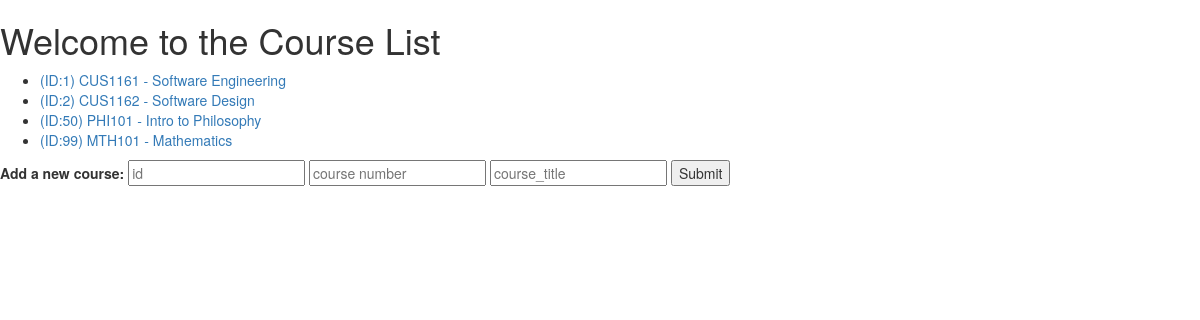
The page / on the database its author committed.
### models.py (models this page shows)
class Course(db.Model):
    __tablename__ = 'course'
    id = db.Column(db.Integer, primary_key=True)
    course_number = db.Column(db.String)
    course_title = db.Column(db.String)
    students = db.relationship('RegisteredStudent', secondary='link')

### app.py (the view)
@app.route("/")
def index():
    courses = Course.query.all()
    return render_template('index.html', courses=courses)

### templates/index.html (shortened to what this page needs)
{% extends "layout.html" %}
{% block body %}
<h1>Welcome to the Course List</h1>
<ul>
    {% for course in courses %}
    <li><a href="{{ url_for('register_student', course_id=course.id) }}">(ID:{{ course.id }}) {{ course.course_number }} - {{ course.course_title }}</a></li>
    {% endfor %}
</ul>
<form action="{{ url_for('add_course') }}" method="POST">
    <label>Add a new course: </label>
    <input type="text" name="id" placeholder="id">
    <input type="text" name="course_number" placeholder="course number">
    <input type="text" name="course_title" placeholder="course_title">
    <input type="submit" value="Submit">
</form>
{% endblock %}

### templates/layout.html (shortened to what this page needs)
<!DOCTYPE html>
<html lang="en">
<head>
    <link rel="stylesheet" href="https://maxcdn.bootstrapcdn.com/bootstrap/3.4.0/css/bootstrap.min.css">
</head>
<body>
{% block body %}
{% endblock %}
</body>
</html>

### rows shown on the page
Course: id "1", course_number "CUS1161", course_title "Software Engineering"
Course: id "2", course_number "CUS1162", course_title "Software Design"
Course: id "50", course_number "PHI101", course_title "Intro to Philosophy"
Course: id "99", course_number "MTH101", course_title "Mathematics"
